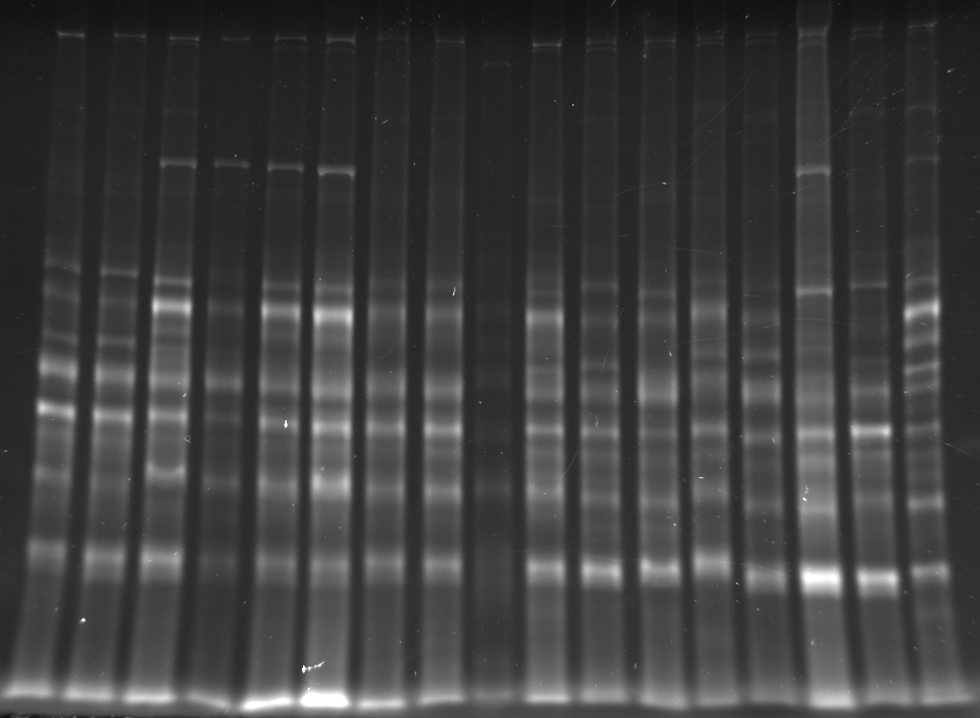
#> input picture images/gel19.png, 980 x 718 px, shrunk from 1833 x 1343 before the run
$ python pruebas.py
#> lines starting #> are read from the running program, lines starting #| are printed output that depends on the picture; after the words box and inside, x2 and y2 are one past the last pixel; in counts of white or black regions, pixels touching at a corner belong together; long printed decimals are rounded
from scipy import ndimage
import matplotlib.image as mpimg
import matplotlib.pyplot as plt
import numpy as np
import skimage.morphology as morph
from skimage.filters import threshold_otsu, rank
import skimage.filters  as filters
def rgb2gray(rgb):
    return np.dot(rgb[...,:3], [0.2989, 0.5870, 0.1140])
# images =["gel01.jpg", "gel02.png", "gel03.jpg", "gel04.png", "gel05.png", "gel06.jpg", "gel07.jpg", "gel08.png","gel09.png", \
#          "gel10.png", "gel11.png", "gel12.png", "gel13.jpg", "gel14.png", "gel15.png", "gel16.png", "gel17.png", "gel18.jpg", "gel19.png", "gel20.png"]
images =["gel19.png","gel19_improved.jpg"]
for image in images:
    colorIm =mpimg.imread(f'./images/{image}')
#> colorIm is the input picture: shape (718, 980, 4) float32; mean R, G, B, A 0.247, 0.247, 0.247, 1
    print(len(colorIm.shape))
#| 3
    im = colorIm
    if len(colorIm.shape)!=2:
        im = rgb2gray(colorIm)
    print(im.shape)
#| (718, 980)
    im1 = morph.opening(im,morph.square(round(im.shape[0]/20)))
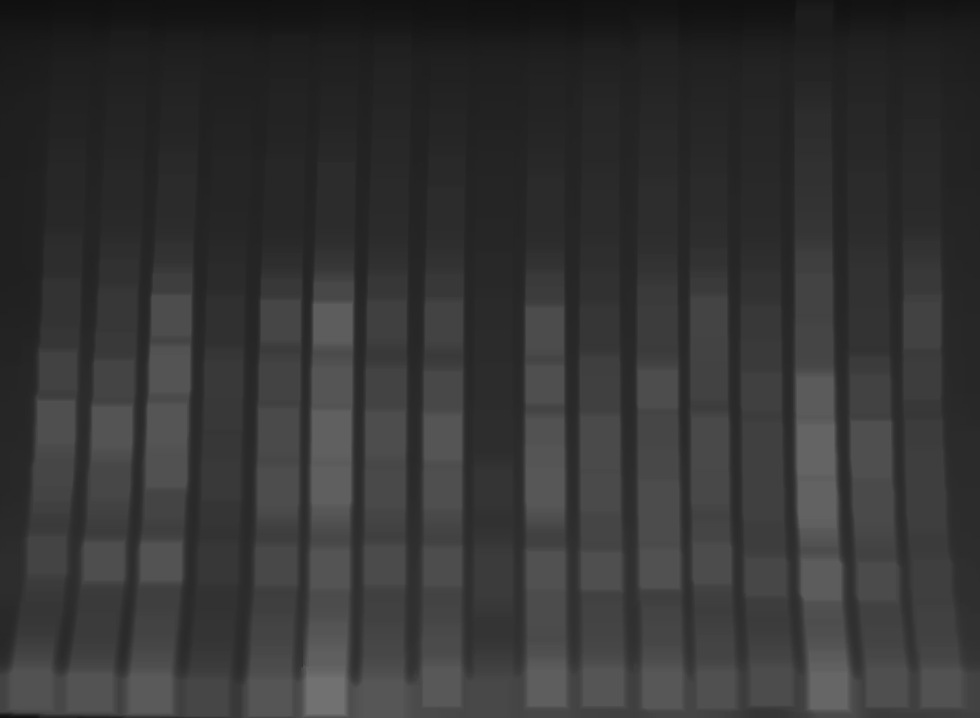
#> im1: shape (718, 980) float64; min 0.0667, max 0.447, mean 0.211
    mask = im1>np.max(im1)*0.7
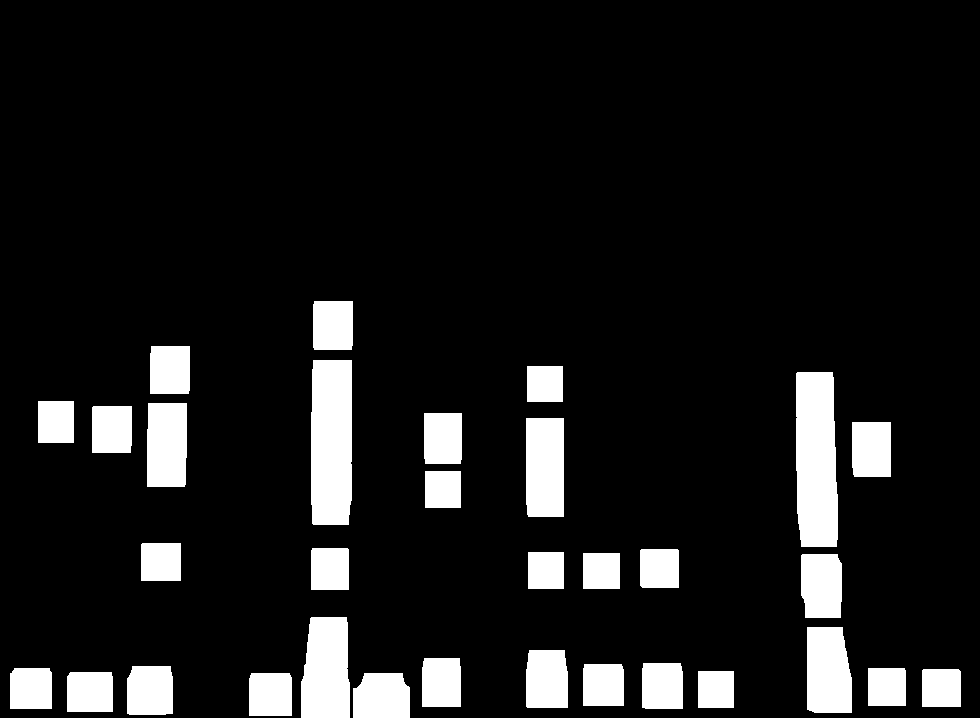
#> mask: shape (718, 980) bool; 10.6% white; 32 white regions, largest, box (x1, y1, x2, y2) and area: (796, 372, 838, 547) 6824, (311, 360, 352, 525) 6627, (301, 617, 350, 718) 4450
    im2 = np.copy(im1)
    im2[mask] = (np.min(im2)+np.max(im2))/2
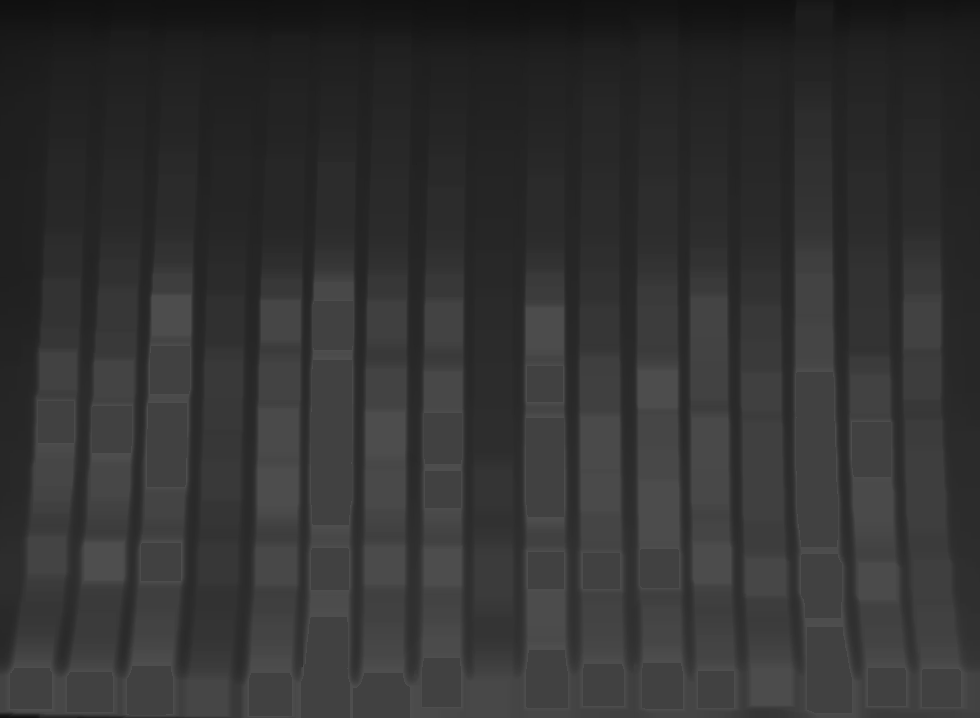
#> im2: shape (718, 980) float64; 10.55% of pixels changed, all inside (x1, y1, x2, y2) = (10, 301, 961, 718)


    im3 = im - im2
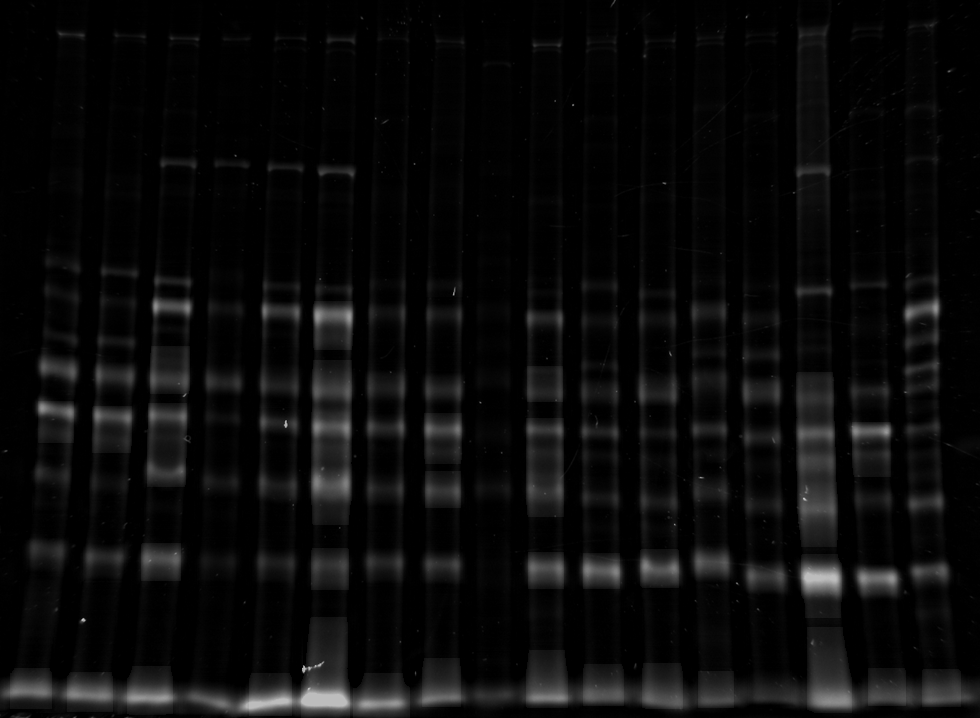
#> im3: shape (718, 980) float64; min 0, max 0.765, mean 0.0445

    # val = threshold_otsu(im3)
    # im4 = im3 > val
    print(np.min(im),np.max(im))
#| 0.06666 0.9999
    print(np.min(im1),np.max(im1))
#| 0.06666 0.447
    print(np.min(im2),np.max(im2))
#| 0.06666 0.3098

    fig, axes = plt.subplots(1,2)
    axes[0].imshow(im1, cmap="gray")
    axes[1].imshow(im2, cmap="gray")
    plt.show()

    fig, axes = plt.subplots(1,2)
    axes[0].imshow(im, cmap="gray")
    axes[1].imshow(im3, cmap="gray")
    plt.show()
#> pass 2 of the loop `for image in images:`:
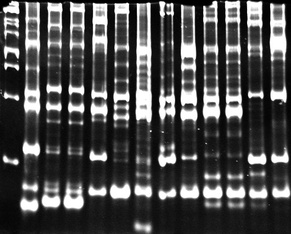
#> input picture images/gel19_improved.jpg, 291 x 234 px, shrunk from 544 x 437 before the run
#> colorIm is the input picture: shape (234, 291); min 0, max 255, mean 76
#| 2
#| (234, 291)
#> im1: shape (234, 291)
#> `mask = im1>np.max(im1)*0.7`:
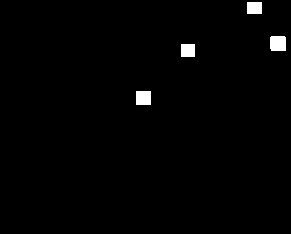
#> mask: shape (234, 291) bool; 1.2% white; 4 white regions, box (x1, y1, x2, y2) and area: (270, 36, 286, 51) 236, (136, 91, 151, 105) 210, (181, 44, 195, 57) 182, (247, 2, 262, 14) 180
#> im2: shape (234, 291)
#> `im3 = im - im2`:
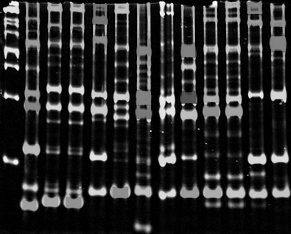
#> im3: shape (234, 291); min 0, max 255, mean 41.9
#| 0 255
#| 0 250
#| 0 172
